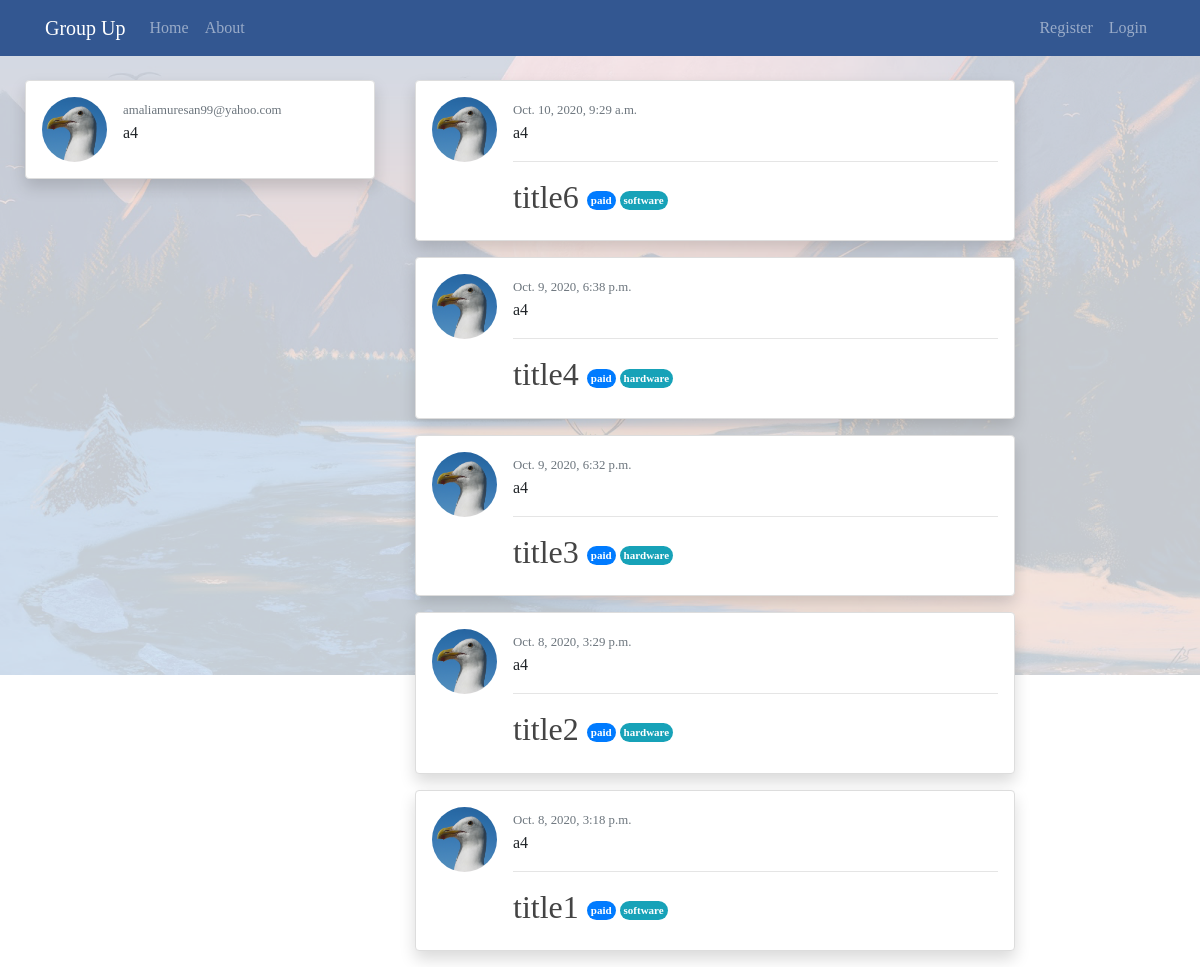
Page /profile/1/ on the earlier database version.
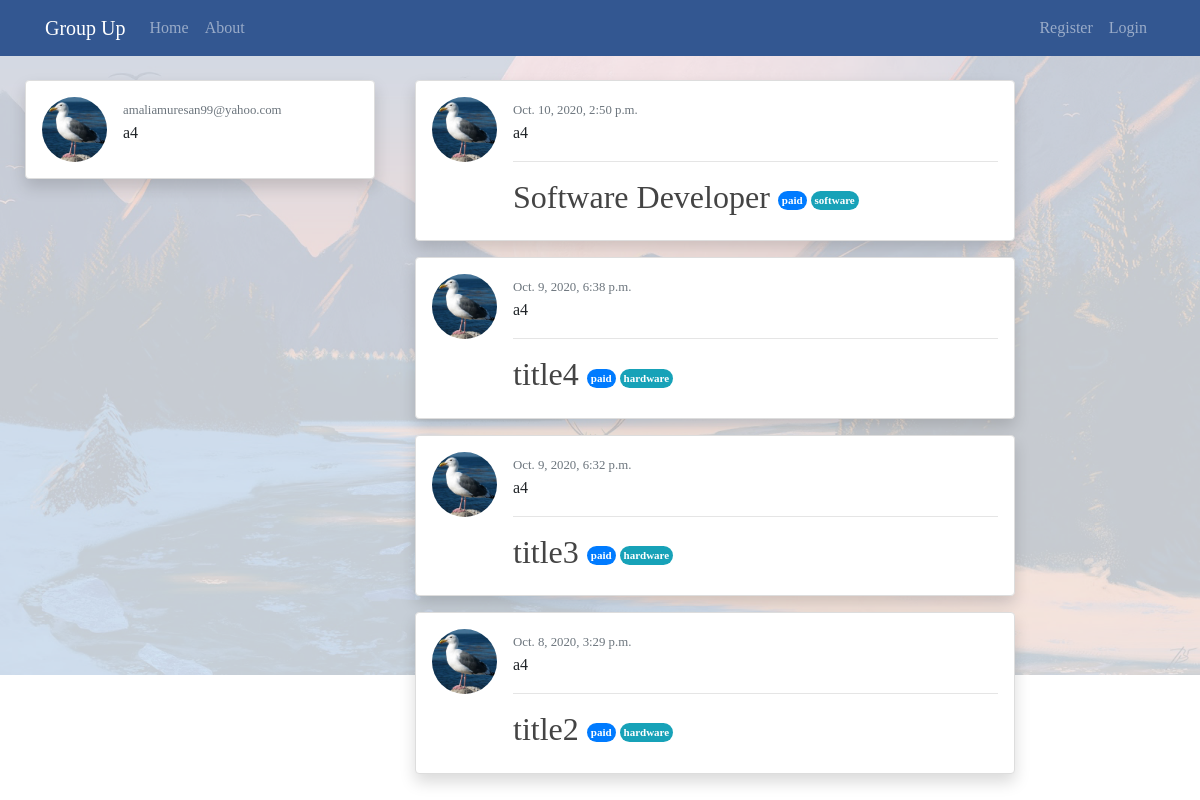
Same page on the later database version.
### users/models.py (models this page shows, shortened)
class MyUser(models.Model):
    username = models.CharField(max_length=25)
    password = models.CharField(max_length=25)
    email = models.EmailField()
    img = models.ImageField(default='profile.png')
    user_type = models.CharField(max_length=15, choices=[("user", "user"), ("admin", "admin")], default="")

### mains/models.py (models this page shows, shortened)
class Post(models.Model):
    title = models.TextField(max_length=30)
    description = models.TextField(max_length=300)
    type = models.CharField(max_length=15, default = "")
    date_posted = models.DateTimeField(default=timezone.now)
    author = models.ForeignKey(usr, on_delete=CASCADE)
    domain = models.CharField(max_length=15, default = "")

### users/views.py (the view)
# urls.py: path('profile/<int:pk>/', user_views.profile, name = 'profile'),
def profile(request, pk):
    user = MyUser.objects.filter(id=pk).first()
    posts = Post.objects.all()
    context = {'posts': posts[::-1], 'user': user}
    return render(request, 'users/profile.html', context)

### users/context_proccessors.py (called while the page is built)
def usergetter(request):
    if "usr_id" in request.session:
        varUsr = MyUser.objects.get(id = request.session.get("usr_id"))
        is_logged = True
    else:
        varUsr = None
        is_logged = False
    return  {
        'var_usr' : varUsr,
        'is_logged' : is_logged,
    }

### users/templates/users/profile.html (shortened to what this page needs)
{% extends "mains/base.html" %}
{% block content %}
<div class="container-fluid">
	<div class ="row">
	<div class="col-4">
			<article class="media content-section shadow container p-3 mb-3 bg-white rounded" style="width:350px">
				<img class ="rounded-circle article-img" src = "{{ user.img.url }}">
				<div class="media-body">
					<div>
						 <small class="text-muted">{{ user.email }}</small>
					</div>
						<div>
							{{ user.username }}
						</div>
			  </div>
		   </article>
	</div>
	<div class="col-4">
				{% for post in posts %}
				{% if post.author.username == user.username %}
					 <article class="media content-section shadow container p-3 mb-3 bg-white rounded " style="width:600px">
							<img class ="rounded-circle article-img" src = "{{ post.author.img.url }}">
							<div class="media-body">
								<div>
									 <small class="text-muted">{{ post.date_posted }}</small>
								</div>
									<div>
										{{ post.author.username }}
									</div>
							<hr style="width:50%;text-align:left;margin-left:0;width:100%">
						<h2><a class="article-title mr-2 " href="{% url 'post-details' post.id %}">{{ post.title }}</a><span class="badge badge-pill badge-primary custom-badge">{{post.type}}</span><span class="badge badge-pill badge-info custom-badge ml-1">{{post.domain}}</span>  </h2>
					  	</div>
				   </article>
				{% endif %}
			{% endfor %}
	</div>
		</div>
</div>
{% endblock content %}

Differences in the rows shown:
removed Post: author.img (picture), date_posted "Oct. 10, 2020, 9:29 a.m.", author.username "a4", title "title6", type "paid", domain "software"
removed Post: author.img (picture), date_posted "Oct. 8, 2020, 3:18 p.m.", author.username "a4", title "title1", type "paid", domain "software"
changed MyUser "amaliamuresan99@yahoo.com": img: a different picture
added Post: author.img (picture), date_posted "Oct. 10, 2020, 2:50 p.m.", author.username "a4", title "Software Developer", type "paid", domain "software"
changed through a linked row, Post "title4": author.img: a different picture
changed through a linked row, Post "title3": author.img: a different picture
changed through a linked row, Post "title2": author.img: a different picture
